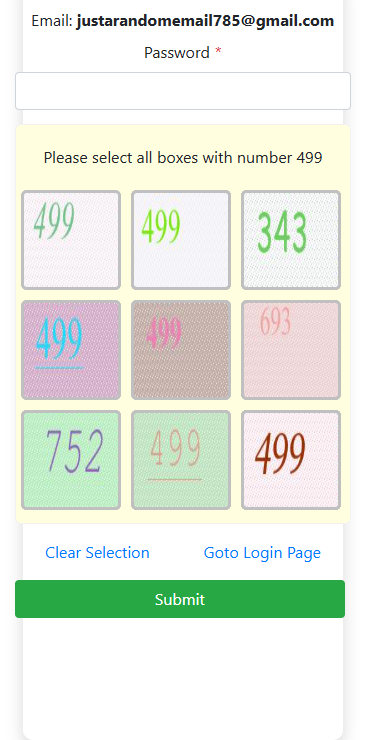

This figure's Python source:
import time
import re
import random
from pathlib import Path
from selenium import webdriver
from selenium.webdriver.common.by import By
from selenium.webdriver.common.action_chains import ActionChains
from PIL import Image
import cv2
import easyocr

from selenium_stealth import stealth

# ====== USER SETTINGS ======
user_email = "[email redacted]"  # Expected email text inside <b>
case1_coords = [
    (626, 276), (732, 277), (850, 282),
    (621, 389), (735, 390), (850, 295),
    (626, 501), (734, 500), (845, 500)
]
case2_coords = []  # TODO: Fill when provided
# ===========================

def get_viewport_relative_coords(driver, screen_x, screen_y):
    """Convert screen coordinates to viewport-relative coordinates."""
    # Get browser window position and size
    window_rect = driver.execute_script("""
        return {
            x: window.screenX,
            y: window.screenY,
            width: window.innerWidth,
            height: window.innerHeight
        };
    """)
    
    print(f"🔍 Browser window position: ({window_rect['x']}, {window_rect['y']})")
    print(f"📏 Browser window size: {window_rect['width']}x{window_rect['height']}")
    print(f"📍 Target screen coordinates: ({screen_x}, {screen_y})")
    
    # Calculate viewport-relative coordinates
    viewport_x = screen_x - window_rect['x']
    viewport_y = screen_y - window_rect['y']
    
    print(f"🎯 Viewport-relative coordinates: ({viewport_x}, {viewport_y})")
    
    # Check if coordinates are within viewport
    if viewport_x < 0 or viewport_y < 0:
        print(f"⚠️ WARNING: Coordinates are outside viewport (negative position)")
    if viewport_x > window_rect['width'] or viewport_y > window_rect['height']:
        print(f"⚠️ WARNING: Coordinates are outside viewport (beyond window dimensions)")
    
    return viewport_x, viewport_y


def human_like_click(driver, screen_x, screen_y):
    """
    Simulate human-like mouse movement and clicking behavior with proper coordinate handling.
    
    Args:
        driver: WebDriver instance
        screen_x: X coordinate on the screen
        screen_y: Y coordinate on the screen
    """
    try:
        # Convert screen coordinates to viewport-relative coordinates
        x, y = get_viewport_relative_coords(driver, screen_x, screen_y)
        
        print(f"🖱️ Preparing human-like click at viewport coordinates ({x}, {y})")
        
        # Verify coordinates are within reasonable bounds
        if x < 0 or y < 0 or x > 3000 or y > 3000:
            print(f"❌ Invalid coordinates detected: ({x}, {y})")
            return False
            
        actions = ActionChains(driver)
        
        # Start from a random position on screen (simulates moving mouse from elsewhere)
        start_x = random.randint(50, 200)
        start_y = random.randint(50, 200)
        print(f"⮞ Starting movement from ({start_x}, {start_y})")
        actions.move_by_offset(start_x, start_y)
        actions.pause(random.uniform(0.2, 0.5))
        
        # Approach the target in multiple steps with randomness
        num_steps = random.randint(3, 6)
        print(f"⮞ Creating {num_steps} movement steps to target")
        
        for i in range(num_steps):
            # Calculate progress along the path (using easing function for natural movement)
            t = (i + 1) / num_steps
            progress = t * t * (3 - 2 * t)  # Ease-in-out function
            
            # Calculate target position with some randomness
            target_x = int(x * progress)
            target_y = int(y * progress)
            
            # Add random deviation (less as we get closer to target)
            max_deviation = 15 * (1 - progress)
            deviation_x = random.uniform(-max_deviation, max_deviation)
            deviation_y = random.uniform(-max_deviation, max_deviation)
            
            # Calculate relative movement from previous position
            if i == 0:
                rel_x = target_x + deviation_x
                rel_y = target_y + deviation_y
            else:
                prev_progress = (i / num_steps)
                prev_x = int(x * prev_progress * (3 - 2 * prev_progress))
                prev_y = int(y * prev_progress * (3 - 2 * prev_progress))
                rel_x = (target_x + deviation_x) - prev_x
                rel_y = (target_y + deviation_y) - prev_y
            
            print(f"  Step {i+1}: Moving by ({int(rel_x)}, {int(rel_y)}) with pause {random.uniform(0.05, 0.25):.2f}s")
            
            # Move to this position
            actions.move_by_offset(int(rel_x), int(rel_y))
            
            # Vary the speed of movement
            actions.pause(random.uniform(0.05, 0.25))
        
        # Add a tiny jiggle before clicking (30% chance)
        if random.random() < 0.3:
            jiggle_x = random.randint(-3, 3)
            jiggle_y = random.randint(-3, 3)
            print(f"  ✨ Adding human-like jiggle: ({jiggle_x}, {jiggle_y})")
            actions.move_by_offset(jiggle_x, jiggle_y)
            actions.pause(random.uniform(0.05, 0.15))
            actions.move_by_offset(-jiggle_x, -jiggle_y)
            actions.pause(random.uniform(0.05, 0.15))
        
        # Add small random offset to final click position
        final_offset_x = random.randint(-5, 5)
        final_offset_y = random.randint(-5, 5)
        print(f"  🎯 Final offset: ({final_offset_x}, {final_offset_y})")
        actions.move_by_offset(final_offset_x, final_offset_y)
        
        # Natural click timing with slight variation
        click_delay = random.uniform(0.05, 0.2)
        print(f"  ✅ Clicking after {click_delay:.2f}s delay")
        actions.pause(click_delay)
        actions.click()
        
        # Execute the action sequence
        print("  ⏩ Executing action sequence...")
        actions.perform()
        print("  ✔️ Click completed successfully")
        
        # Return to original position
        actions.move_by_offset(-x, -y)
        actions.perform()
        
        # Random delay after click
        delay = random.uniform(0.3, 0.8)
        print(f"  ⏳ Waiting {delay:.2f}s before next action")
        time.sleep(delay)
        
        return True
        
    except Exception as e:
        print(f"❌ ERROR during human_like_click: {str(e)}")
        # Try a fallback method - move to center and click
        try:
            print("  ⚠️ Attempting fallback click method...")
            actions = ActionChains(driver)
            actions.move_to_element_with_offset(driver.find_element(By.TAG_NAME, "body"), x, y)
            actions.click()
            actions.perform()
            print("  ✔️ Fallback click successful")
            return True
        except Exception as fallback_error:
            print(f"  ❌ Fallback click also failed: {str(fallback_error)}")
            return False

def click_matching_images(driver, coords, matches):
    """Click on images with coordinates where matches[i] is True, using human-like behavior."""
    for idx, match in enumerate(matches):
        if match:
            x, y = coords[idx]
            print(f"\n{'='*50}")
            print(f"🖱️ Attempting to click on coordinates ({x}, {y}) - Index {idx+1}")
            print(f"{'='*50}")
            
            success = human_like_click(driver, x, y)
            if not success:
                print(f"❌ Failed to click on coordinates ({x}, {y})")
                # Optional: add additional recovery steps here

def capture_captcha_screenshot(driver, captcha_xpath: str, raw_path: Path):
    """Wait for Enter, check <b> text, return case number."""
    input("Press Enter after CAPTCHA is visible...")

    # Read <b> text
    b_element = driver.find_element(By.XPATH, '//*[@id="captcha-main-div"]/div[1]/div[1]/b')
    b_text = b_element.text.strip()

    # Case check
    if b_text.lower() == user_email.lower():
        print("✅ Case 1 detected.")
        case_number = 1
    else:
        print("✅ Case 2 detected.")
        case_number = 2

    # Capture captcha screenshot
    captcha_element = driver.find_element(By.XPATH, captcha_xpath)
    captcha_element.screenshot(str(raw_path))

    return case_number


def crop_image_vertically(input_path: Path, output_path: Path, top_percent: float, bottom_percent: float):
    """Crop image vertically by removing a percentage from top and bottom."""
    with Image.open(input_path) as img:
        width, height = img.size
        top_crop = int(height * top_percent)
        bottom_crop = int(height * bottom_percent)

        new_top = top_crop
        new_bottom = height - bottom_crop
        if new_bottom <= new_top:
            raise ValueError("Cropping percentages remove entire image.")

        cropped = img.crop((0, new_top, width, new_bottom))
        cropped.save(output_path)


def extract_target_number_easyocr(image_path: Path, top_strip_ratio: float = 0.12) -> str | None:
    """Extract first number from top strip of image."""
    image = cv2.imread(str(image_path))
    if image is None:
        raise FileNotFoundError(f"Image not found: {image_path}")

    height = image.shape[0]
    top_strip_height = int(height * top_strip_ratio)
    top_strip_img = image[:top_strip_height, :]

    reader = easyocr.Reader(['en'], gpu=False)
    results = reader.readtext(top_strip_img)

    for _, text, _ in results:
        match = re.search(r'\b\d+\b', text)
        if match:
            num = match.group()
            if len(num) == 4:
                num = num[1:]  # Remove first digit if 4-digit
            return num
    return None


def split_image_grid(image_path: Path, rows: int, cols: int) -> list:
    """Split image into grid cells."""
    image = cv2.imread(str(image_path))
    if image is None:
        raise FileNotFoundError(f"Image not found: {image_path}")

    height, width = image.shape[:2]
    cell_h, cell_w = height // rows, width // cols

    cells = []
    for row in range(rows):
        for col in range(cols):
            y1 = row * cell_h
            y2 = y1 + cell_h
            x1 = col * cell_w
            x2 = x1 + cell_w
            cell = image[y1:y2, x1:x2]
            cells.append(cell)

    return cells


def ocr_numbers_from_cells(cells: list, reader: easyocr.Reader) -> list:
    """OCR on each cell, return number or None."""
    output = []
    for cell in cells:
        ocr_results = reader.readtext(cell)
        if ocr_results:
            for (_, text, _) in ocr_results:
                if re.fullmatch(r'\d+(\.\d+)?', text):
                    if len(text) == 4:  # Remove first digit if 4-digit
                        text = text[1:]
                    output.append(text)
                    break
            else:
                output.append(None)
        else:
            output.append(None)
    return output




def main():
    url = "https://appointment.theitalyvisa.com/Global/account/login"
    captcha_xpath = '//*[@id="captcha-main-div"]'

    raw_captcha_path = Path("captcha_raw.png")
    cropped_captcha_path = Path("captcha_cropped.png")

    top_crop_percent = 0.20
    bottom_crop_percent = 0.30

    # ==== MOBILE EMULATION + STEALTH (replaces webdriver.Chrome() + set_window_size) ====
    mobile_emulation = {
        "deviceMetrics": {"width": 375, "height": 812, "pixelRatio": 3.0},
        "userAgent": (
            "Mozilla/5.0 (iPhone; CPU iPhone OS 15_6 like Mac OS X) "
            "AppleWebKit/605.1.15 (KHTML, like Gecko) Version/15.6 "
            "Mobile/15E148 Safari/604.1"
        ),
    }
    options = webdriver.ChromeOptions()
    options.add_experimental_option("mobileEmulation", mobile_emulation)
    options.add_experimental_option("excludeSwitches", ["enable-automation"])
    options.add_experimental_option("useAutomationExtension", False)

    driver = webdriver.Chrome(options=options)

    # remove navigator.webdriver and apply stealth tweaks
    driver.execute_cdp_cmd(
        "Page.addScriptToEvaluateOnNewDocument",
        {"source": "Object.defineProperty(navigator, 'webdriver', {get: () => undefined})"},
    )
    stealth(
        driver,
        languages=["en-US", "en"],
        vendor="Google Inc.",
        platform="iPhone",
        webgl_vendor="Apple Inc.",
        renderer="Apple GPU",
        fix_hairline=True,
    )
    # ================================================================================

    driver.get(url)

    time.sleep(2)

    # Step 1: Wait, check case, capture screenshot
    case_number = capture_captcha_screenshot(driver, captcha_xpath, raw_captcha_path)

    # Step 2: Crop
    crop_image_vertically(raw_captcha_path, cropped_captcha_path, top_crop_percent, bottom_crop_percent)

    # Step 3: OCR target number
    target_number = extract_target_number_easyocr(cropped_captcha_path)
    print(f"🎯 Target number: {target_number}")

    # Step 4: OCR 9 images
    cells = split_image_grid(cropped_captcha_path, rows=3, cols=3)
    reader = easyocr.Reader(['en'], gpu=False)
    image_numbers = ocr_numbers_from_cells(cells, reader)

    # Step 5: Build final array
    output_array = [target_number] + image_numbers
    print("✅ Final array:", output_array)

    # Step 6: Compare & click
    matches = [(num == target_number) if num is not None else False for num in image_numbers]
    if case_number == 1:
        click_matching_images(driver, case1_coords, matches)
    elif case_number == 2:
        if not case2_coords:
            print("⚠️ Case 2 coords not provided, skipping clicks.")
        else:
            click_matching_images(driver, case2_coords, matches)

    input("\nPress Enter to exit...")
    driver.quit()


if __name__ == "__main__":
    main()

